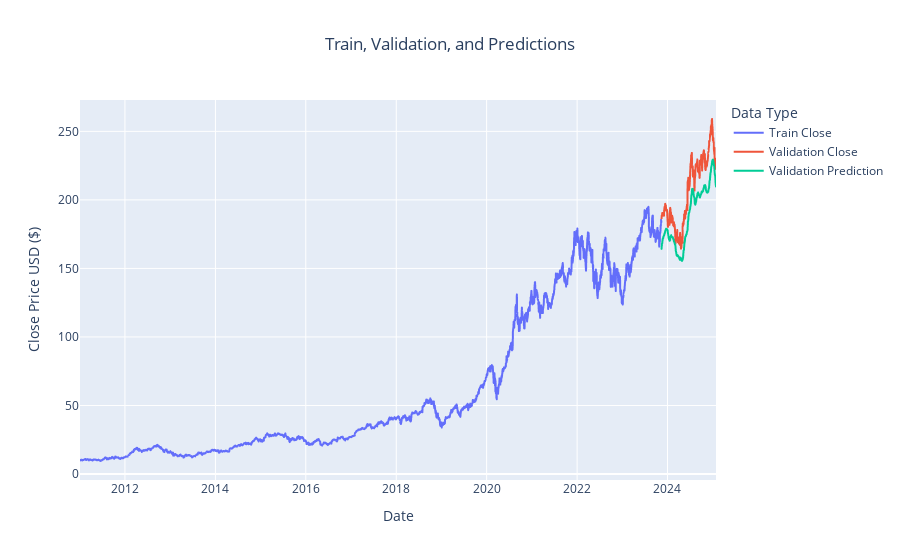

Notebook source saved alongside this figure:
### Code cell
import plotly.express as px
import pandas as pd

# Prepare the data for plotting
train = data[:train_data_len].copy()
valid = data[train_data_len:].copy()
valid['predictions'] = y_pred2.flatten()  # Ensure predictions are flattened

# Add labels for color differentiation
train['Type'] = 'Train'
valid['Type'] = 'Validation'
valid['Data'] = 'Validation Close'
valid['Predictions'] = 'Validation Prediction'

# Separate Validation Close and Prediction for color control
plot_data = pd.concat([
    train[['Date', 'Close']].assign(Type='Train', Data='Train Close'),
    valid[['Date', 'Close']].assign(Data='Validation Close'),
    valid[['Date', 'predictions']].rename(columns={'predictions': 'Close'}).assign(Data='Validation Prediction'),
])

# Plot using Plotly Express
fig = px.line(
    plot_data,
    x='Date',
    y='Close',
    color='Data',
    labels={'Close': 'Close Price USD ($)', 'Date': 'Date', 'Data': 'Type'},
    title='Train, Validation, and Predictions'
)

# Customize the layout
fig.update_layout(
    legend_title='Data Type',
    title_x=0.5,
    xaxis_title='Date',
    yaxis_title='Close Price USD ($)',
)

fig.show()

### Figure 1 — Plotly figure (JSON) as saved in the notebook; plotly's stock layout.template omitted (floating-point values rounded to 4 significant figures; data arrays with more than 128 entries replaced by an {"elided": "..."} marker saying what was removed)
{"data": [{"hovertemplate": "Type=Train Close<br>Date=%{x}<br>Close Price USD ($)=%{y}<extra></extra>", "legendgroup": "Train Close", "line": {"color": "#636efa", "dash": "solid"}, "marker": {"symbol": "circle"}, "mode": "lines", "name": "Train Close", "showlegend": true, "type": "scattergl", "x": {"elided": "3238 str values"}, "xaxis": "x", "y": {"elided": "3238 float values"}, "yaxis": "y"}, {"hovertemplate": "Type=Validation Close<br>Date=%{x}<br>Close Price USD ($)=%{y}<extra></extra>", "legendgroup": "Validation Close", "line": {"color": "#EF553B", "dash": "solid"}, "marker": {"symbol": "circle"}, "mode": "lines", "name": "Validation Close", "showlegend": true, "type": "scattergl", "x": {"elided": "300 str values"}, "xaxis": "x", "y": {"elided": "300 float values"}, "yaxis": "y"}, {"hovertemplate": "Type=Validation Prediction<br>Date=%{x}<br>Close Price USD ($)=%{y}<extra></extra>", "legendgroup": "Validation Prediction", "line": {"color": "#00cc96", "dash": "solid"}, "marker": {"symbol": "circle"}, "mode": "lines", "name": "Validation Prediction", "showlegend": true, "type": "scattergl", "x": {"elided": "300 str values"}, "xaxis": "x", "y": {"elided": "300 float values"}, "yaxis": "y"}], "layout": {"legend": {"title": {"text": "Data Type"}, "tracegroupgap": 0}, "title": {"text": "Train, Validation, and Predictions", "x": 0.5}, "xaxis": {"anchor": "y", "domain": [0, 1], "title": {"text": "Date"}}, "yaxis": {"anchor": "x", "domain": [0, 1], "title": {"text": "Close Price USD ($)"}}}}
